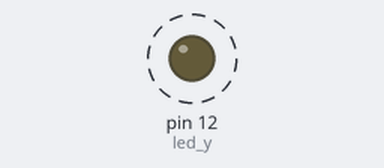
Bench run of a sketch on a simulated Arduino Uno, built with avr-gcc and run on an emulated ATmega328P. Shown: output pins drawn as LEDs (lit = HIGH). Dashed ring = blinking.

Above: at 0.19 s.
Timing chart, 0 to 3.5 s (numbered marks = the images above):
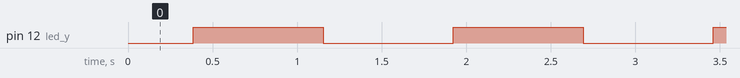

Measured:
- by itself, pin 12 (led_y): alternates HIGH for 0.77 s and LOW for 0.77 s

The sketch:

Project_2_breath_led.ino
```cpp
/*
  Keyes
  breath_led
  www.keyes-robot.com
*/

#include <analogWrite.h>  //导入PWM输出的库文件
#define led_y 12    //定义LED引脚

void setup(){
  pinMode(led_y, OUTPUT);  //设置引脚为输出模式
}

void loop(){
  for(int i=0; i<255; i++)  //for循环语句,不断增加变量i的值，直到最大255时退出循环
  {
    analogWrite(led_y, i);  //PWM输出，控制LED灯亮度
    delay(3);
  }
  for(int i=255; i>0; i--)  //for循环语句,不断减少变量i的值，直到最小0时退出循环
  {
    analogWrite(led_y, i);
    delay(3);
  }
}
```
